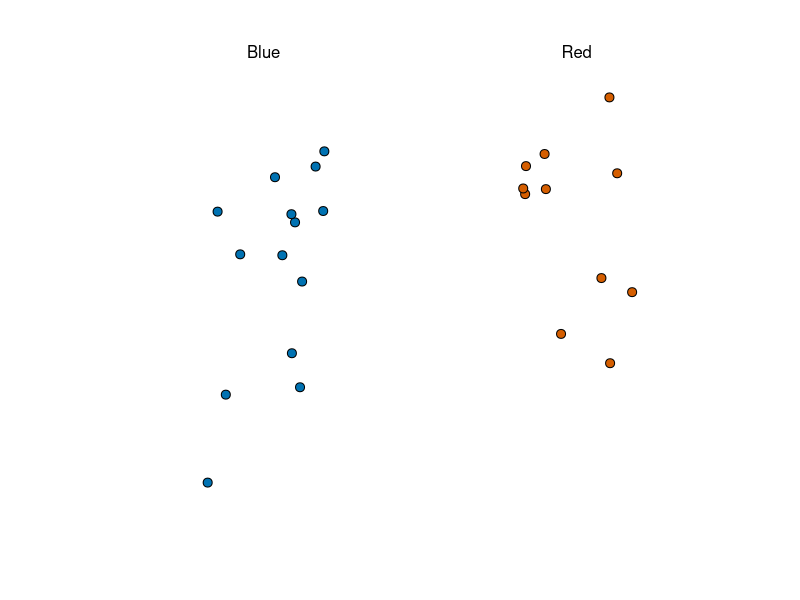
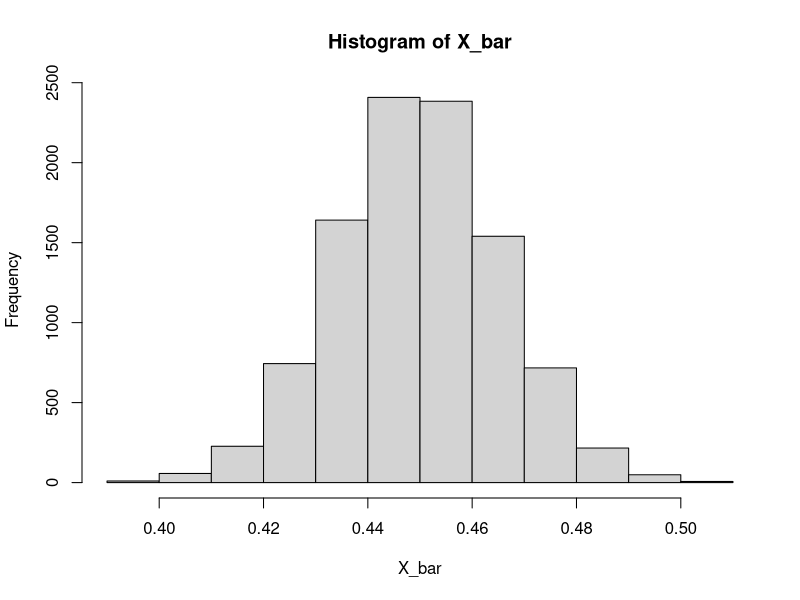
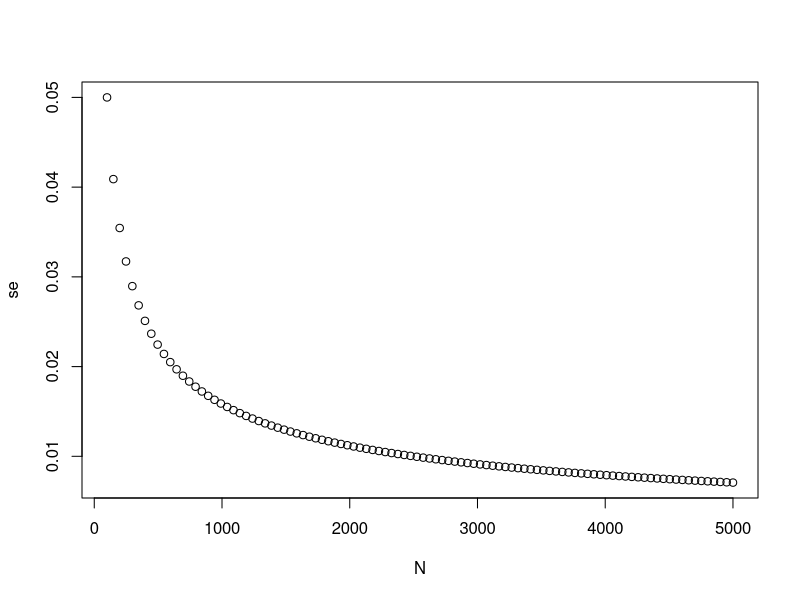
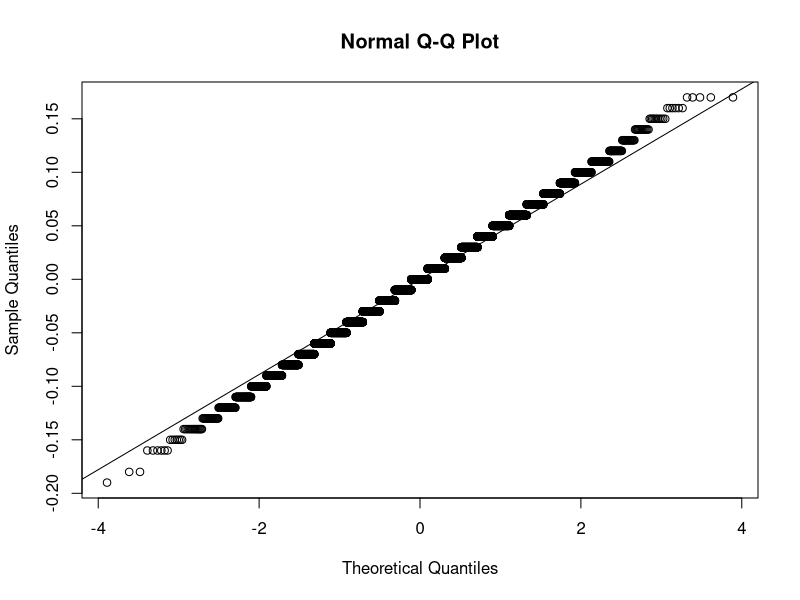
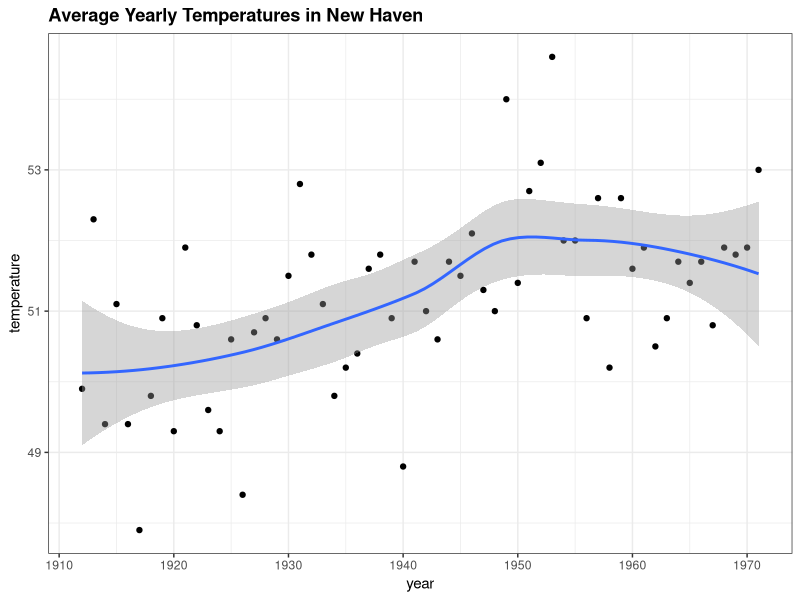

These figures' R source, in order: (Note: this script raises an error after producing the figures.)
library(tidyverse)
library(dslabs)
ds_theme_set()
take_poll(25) 
# dslabs equivalent to draw random sample of 25 beads from urn of blue and red beads
# Computing estimate of std error
X_bar <- 0.48
se_hat <- sqrt(X_bar*(1 - X_bar)/25)
se_hat # approx 0.100

# Probability of being within 1% of p or population mean
pnorm(0.01/se_hat) - pnorm(-0.01/se_hat) # 0.08 or 8%

# Probability of 2 SEs from p or populaton mean
pnorm(2) - pnorm(-2) # 95%

## Monte Carlo Simulation for testing CLT on urn model
# urn model - BUT cannot run due p unknown
# B <- 10000 # beads in urn
# N <- 1000 # sample size
# X_bar <- replicate(B, {
#   X <- sample(c(0,1), size = N, replace = TRUE, prob = c(1-p, p))
#   mean(X)
# })

# testing for 1 example at p = 0.45
# theory
X_bar <- 0.45
se_hat <- sqrt(X_bar*(1 - X_bar)/1000)
se_hat # approx 0.0157 or 1.6%

# monte carlo sim
B <- 10000 # beads in urn
N <- 1000 # sample size
X_bar <- replicate(B, {
  X <- sample(c(0,1), size = N, replace = TRUE, prob = c(1-0.45, 0.45))
  mean(X)
})
sd(X_bar) # 0.0156 or 1.6%
# plot histogram to check if distribution is normal
hist(X_bar) # appears to be normal distribution

# DC Ex1
# Write a function called `take_sample` that takes `p` and `N` as arguements and 
#returns the average value of a randomly sampled population.
take_sample <-  function(p, N) {
  X <- sample(c(0,1), size = N, replace = TRUE, prob = c(1-p, p)) 
  mean(X)
  }


# Use the `set.seed` function to make sure your answer matches the expected result after 
# random sampling
set.seed(1)

# Define `p` as the proportion of Democrats in the population being polled
p <- 0.45

# Define `N` as the number of people polled
N <- 100

# Call the `take_sample` function to determine the sample average of `N` randomly 
#selected people from a population containing a proportion of Democrats equal to `p`. Print this value to the console.
take_sample(p, N)

# DC Ex2
# Define `p` as the proportion of Democrats in the population being polled
p <- 0.45

# Define `N` as the number of people polled
N <- 100

# The variable `B` specifies the number of times we want the sample to be replicated
B <- 10000

# Use the `set.seed` function to make sure your answer matches the expected result 
#after random sampling
set.seed(1)

# Create an objected called `errors` that replicates subtracting the result of the 
#`take_sample` function from `p` for `B` replications
errors <- replicate(B, {
  p - take_sample(p, N)
})

# Calculate the mean of the errors. Print this value to the console.
mean(errors) # -4.9e-05


# Ex8 plotting SE vs N
N <- seq(100, 5000, len = 100)
p <- 0.5
se <- sqrt(p*(1-p)/N)
plot(N, se)


# Ex11 make a qq-plot of errors to see if they flw a normal distribution
qqnorm(errors)
qqline(errors)


# Ex12 estimating prob of x_bar > 0.5
p <- 0.45
N <- 100
X_bar <- p
se_hat <- sqrt(X_bar*(1-X_bar)/N)
se_hat
1 - pnorm((0.5-0.45)/se_hat) # 1 - prob of X_bar <= 0.5 =  0.1574393
# actually prob x-bar < 0.5 ----- 1 - ccc = prob >= 0.5

# Ex13 estimating prob of specific error size
# Define `N` as the number of people polled
N <-100

# Define `X_hat` as the sample average
X_hat <- 0.51

# Define `se_hat` as the standard error of the sample average
se_hat <- sqrt(X_hat*(1-X_hat)/N)
se_hat

# Calculate the probability that the error is 0.01 or larger
1 - pnorm(0.01/se_hat) + pnorm(-0.01/se_hat) # 0.8414493

# grader wants:
# # Define `N` as the number of people polled
# N <-100
# 
# # Define `X_hat` as the sample average
# X_hat <- 0.51
# 
# # Define `se_hat` as the standard error of the sample average
# se_hat <- sqrt(X_hat*(1-X_hat)/N)
# 
# # Calculate the probability that the error is 0.01 or larger
# 1 - pnorm(0.01, mean = 0, sd = se_hat) + pnorm(-0.01, mean = 0, sd = se_hat)


# 0.8414493


## Confidence Intervals
# from geom_smooth
data("nhtemp")
data.frame(year=as.numeric(time(nhtemp)), temperature=as.numeric(nhtemp)) %>%
  ggplot(aes(year, temperature)) +
  geom_point() +
  geom_smooth() +
  ggtitle("Average Yearly Temperatures in New Haven")

# Monte Carlo simulation
p <- 0.45
N <- 1000
X <- sample(c(0,1), size = N, replace = TRUE, prob = c(1-p,p))
X_hat <- mean(X)
SE_hat <- sqrt(X_hat*(1-X_hat)/N)
c(X_hat - 2*SE_hat, X_hat + 2*SE_hat)

# prob of p between 2 SE_hat
pnorm(2) - pnorm(-2) # approx 95%

# qnorm vs pnorm
qnorm(.975) #  1.959964 = z for 95% CI
qnorm(.995) # 2.575829 = Z for 99% CI
pnorm(2.575829) # 0.995
pnorm(2.575829) - pnorm(-2.575829) # 99% CI
pnorm(qnorm(0.995)) # 0.995
# pnorm(1 - qnorm(0.995)) # 0.05753257 ERROR code
pnorm(qnorm(1 - 0.995)) # 0.05

# Monte Carlo sim for CIs
B <- 10000
inside <- replicate(B, {
  X <- sample(c(0,1), size = N, replace = TRUE, prob = c(1-p,p))
  X_hat <- mean(X)
  SE_hat <- sqrt(X_hat*(1-X_hat)/N)
  between(p, X_hat - 2*SE_hat, X_hat + 2*SE_hat)
})
mean(inside)

# Power
# CI for spread = 2p - 1 >> 2p - 1 +/- 2SE
N <- 25
X_hat <- 0.48
(2*X_hat -1) + c(-2,2)*2*sqrt(X_hat*(1-X_hat)/sqrt(N)) 

# P-Values - is the spread bigger than 0: Null Hypothesis = spread is 0
# for spread of 0.04 what is proability of spread being greater than 2 and
# including 0?
N <- 100
z <- sqrt(N)*0.02/0.5
1 - (pnorm(z) - pnorm(-z)) # 0.6891565 - hence cannot reject Null Hypothesis


### Statistical Models
## Poll Aggretators
# Monte Carlo simulation using 2012 election 3.9% as spread between the 2 candidates
d <- 0.039
Ns <- c(1298, 533, 1342, 897, 774, 254, 812, 324, 1291, 1056, 2172, 516)
# mimics actual poll sizes
p <- (d+1)/2 # proportion of people voting for 'Obama'

confidence_intervals <- sapply(Ns, function(N) {
  # X <- sample(c(0,1), size=N, replace=TRUE, prob=c(1-p, p)) # using size N
  X <- sample(c(0,1), size=Ns, replace=TRUE, prob=c(1-p, p)) # using size Ns
  X_hat <- mean(X) # proportion of people voting for Obama in each sample
  SE_hat <- sqrt(X_hat*(1-X_hat)/N)
  2*c(X_hat, X_hat - 2*SE_hat, X_hat + 2*SE_hat) - 1 # CI for spread?
})

polls <- data.frame(poll=1:ncol(confidence_intervals),
                    t(confidence_intervals),
                    sample_size=Ns)
names(polls) <- c("poll", "estimate", "low", "high", "sample_size")
polls

# aggregating the polls
sum(polls$sample_size)
d_hat <- polls %>%
  summarise(avg = sum(estimate*sample_size) / sum(sample_size)) %>%
  .$avg

p_hat <- (1+d_hat)/2
moe <- 2*1.96*sqrt(p_hat*(1-p_hat)/sum(polls$sample_size))
moe # 0.018
round(d_hat*100, 1)
round(moe*100, 1)

# Pollsters and multilevel models
# Poll Data and Pollster Bias
data(polls_us_election_2016)
names(polls_us_election_2016)

# Filtering in only national polls, on or after Oct 31 2016 and 
# grade A or better and ungraded
polls <- polls_us_election_2016 %>%
  filter(state == "U.S." & enddate >= "2016-10-31" & 
           (grade %in% c("A+", "A", "A-", "B+") | is.na(grade)))

polls <- polls %>%
  mutate(spread = rawpoll_clinton/100 - rawpoll_trump/100)

d_hat <- polls %>%
  summarise(d_hat = sum(spread*samplesize) / sum(samplesize)) %>%
  .$d_hat

d_hat

p_hat <- (d_hat+1)/2

# margin of error - 'std error' on spread on all polls as 1 giant poll
moe <- 2*1.96*sqrt(p_hat*(1-p_hat)/sum(polls$samplesize))

# histogram of polls
polls %>%
  ggplot(aes(spread)) +
  geom_histogram(color = "black", binwidth = .01)

# pollster table - summarise(n()) shows number of occurrences of pollster
polls %>% group_by(pollster) %>% summarise(n())

# limit to pollsters' who polled more than 6 times
polls %>% group_by(pollster) %>%
  filter(n() >= 6) %>%
  ggplot(aes(pollster, spread)) +
  geom_point() +
  theme(axis.text.x = element_text(angle = 90, hjust = 1))

# std errors
polls %>% group_by(pollster) %>%
  filter(n() >= 6) %>%
  summarise(se = 2*sqrt(p_hat*(1-p_hat)/median(samplesize)))



### Data-driven Models
# collect pollster's last result and show histogram
one_poll_per_pollster <- polls %>% group_by(pollster) %>%
  filter(enddate == max(enddate)) %>%
  ungroup()
one_poll_per_pollster %>%
  ggplot(aes(spread)) +
  geom_histogram(binwidth = 0.01)

# sd for spread where poll has contnuous p
sd(one_poll_per_pollster$spread)

# confidence interval
results <- one_poll_per_pollster %>%
  summarise(avg = mean(spread), se = sd(spread)/sqrt(length(spread))) %>%
  mutate(start = avg - 1.96*se, end = avg + 1.96*se)
round(results*100, 1)



### Bayesian Stats
# Monte Carlo simulation to investigate test for cystic fibrosis
prev <- 0.00025 # prevalence of disease
N <- 100000
outcome <- sample(c("Disease", "Healthy"), N, replace = TRUE, prob = c(prev, 1-prev))
N_D <- sum(outcome == "Disease") # no. with disease
N_D
N_H <- sum(outcome == "Healthy") # no. healthy
N_H

# investigate false positives
accuracy <- 0.99
test <- vector("character", N)
test[outcome=="Disease"] <- sample(c("+", "-"), N_D, replace = TRUE, prob = c(accuracy, 1 - accuracy))
test[outcome=="Healthy"] <- sample(c("-", "+"), N_H, replace = TRUE, prob = c(accuracy, 1 - accuracy))

table(outcome, test)
